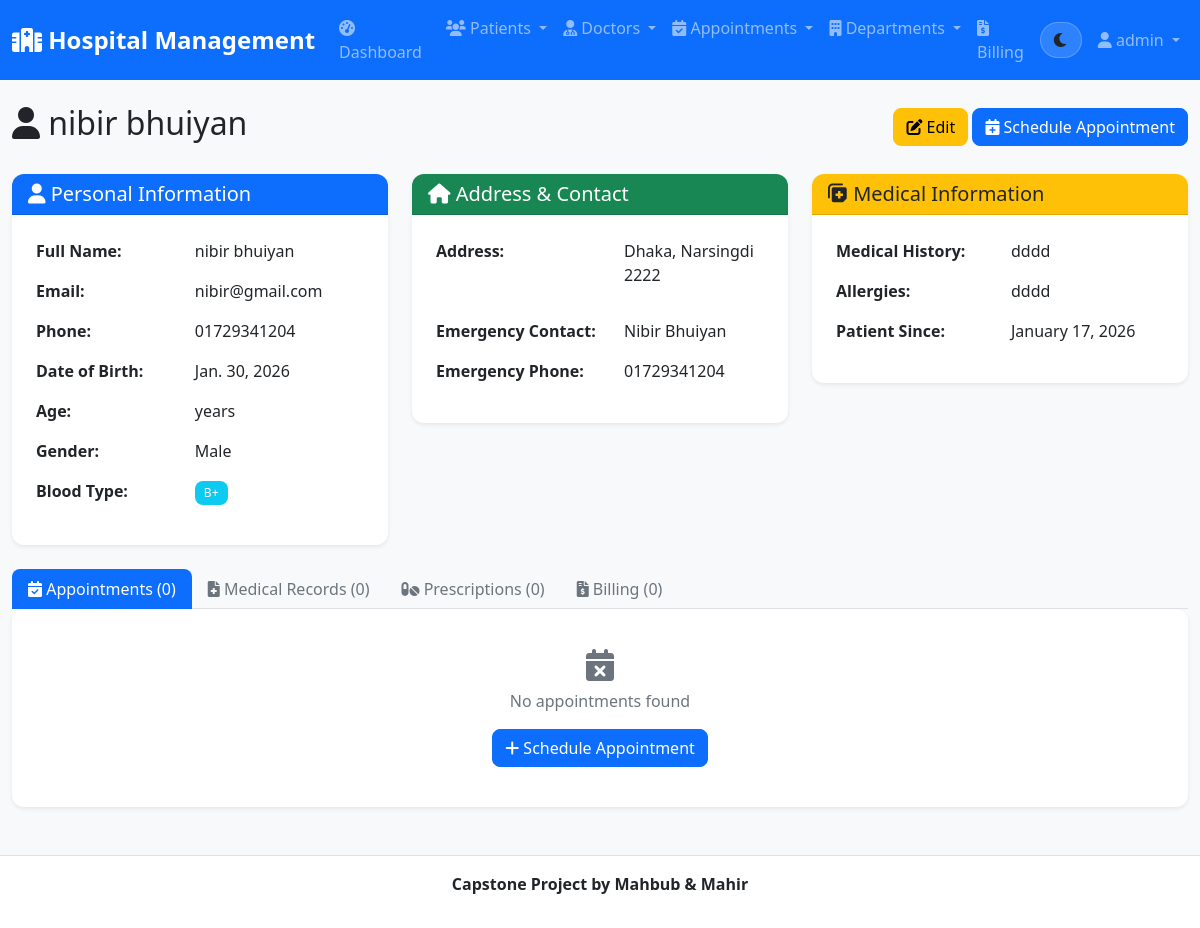
Page /patients/6/ (signed in) on the earlier database version.
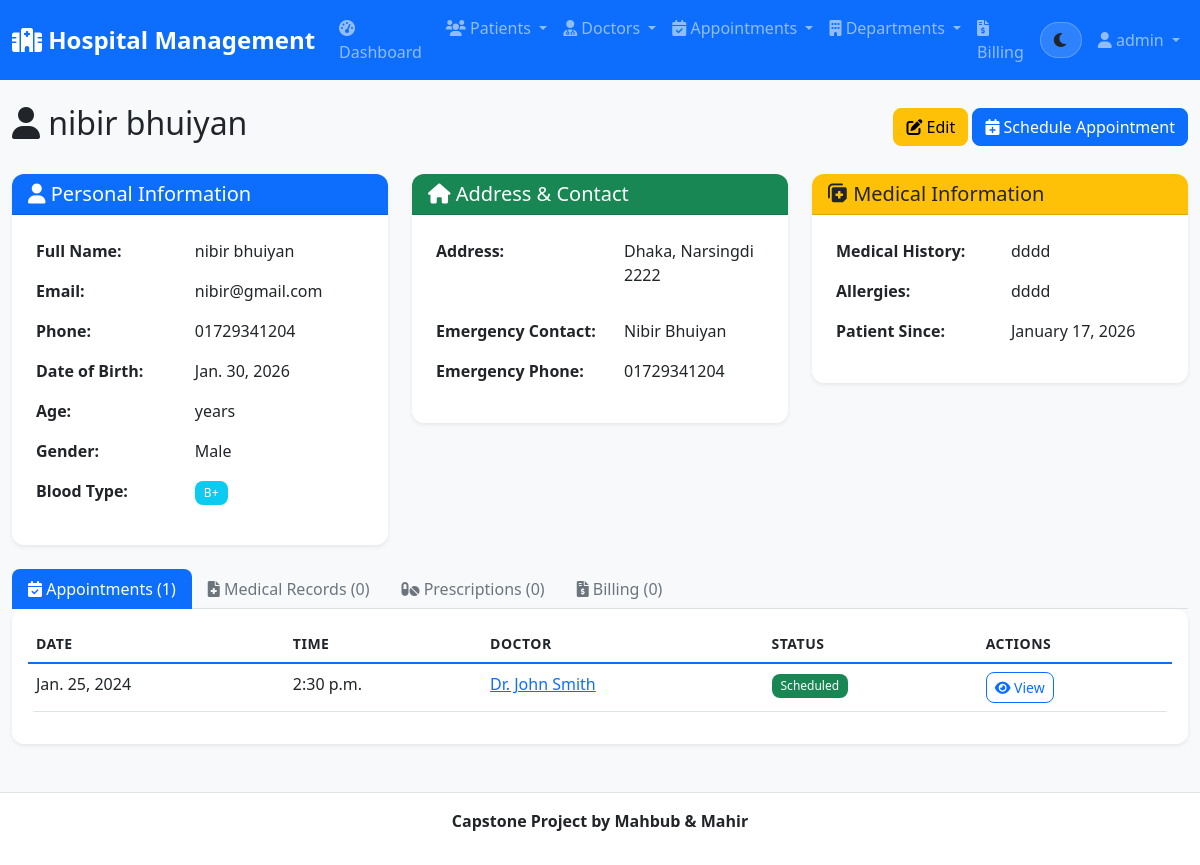
Same page on the later database version.
### hospital_app/models.py (models this page shows, shortened)
class Appointment(models.Model):
    STATUS_CHOICES = [
        ('scheduled', 'Scheduled'),
        ('completed', 'Completed'),
        ('cancelled', 'Cancelled'),
        ('no_show', 'No Show'),
    ]
    patient = models.ForeignKey(Patient, on_delete=models.CASCADE, related_name='appointments')
    doctor = models.ForeignKey(Doctor, on_delete=models.CASCADE, related_name='appointments')
    date = models.DateField()
    time = models.TimeField()
    status = models.CharField(max_length=20, choices=STATUS_CHOICES, default='scheduled')
    symptoms = models.TextField(blank=True)
    notes = models.TextField(blank=True)
    created_at = models.DateTimeField(auto_now_add=True)
    updated_at = models.DateTimeField(auto_now=True)

class Doctor(models.Model):
    GENDER_CHOICES = [
        ('M', 'Male'),
        ('F', 'Female'),
        ('O', 'Other'),
    ]
    first_name = models.CharField(max_length=50)
    last_name = models.CharField(max_length=50)
    email = models.EmailField(unique=True)
    phone = models.CharField(max_length=20)
    specialization = models.CharField(max_length=100)
    department = models.ForeignKey(Department, on_delete=models.CASCADE, related_name='doctors')
    license_number = models.CharField(max_length=50, unique=True)
    gender = models.CharField(max_length=1, choices=GENDER_CHOICES)
    qualification = models.CharField(max_length=200)
    experience_years = models.PositiveIntegerField()
    consultation_fee = models.DecimalField(max_digits=10, decimal_places=2)
    available_days = models.CharField(max_length=100, help_text="e.g., Monday, Tuesday, Wednesday")
    available_time = models.CharField(max_length=100, help_text="e.g., 9:00 AM - 5:00 PM")
    created_at = models.DateTimeField(auto_now_add=True)
    updated_at = models.DateTimeField(auto_now=True)
    @property
    def full_name(self):
        return f"Dr. {self.first_name} {self.last_name}"

### hospital_app/views.py (the view)
# urls.py: path('patients/<int:pk>/', views.patient_detail, name='patient_detail'),
@login_required
def patient_detail(request, pk):
    patient = get_object_or_404(Patient, pk=pk)
    appointments = patient.appointments.all().order_by('-date', '-time')
    medical_records = patient.medical_records.all().order_by('-created_at')
    prescriptions = patient.prescriptions.all().order_by('-created_at')
    bills = patient.bills.all().order_by('-created_at')
    context = {
        'patient': patient,
        'appointments': appointments,
        'medical_records': medical_records,
        'prescriptions': prescriptions,
        'bills': bills,
    }
    return render(request, 'hospital/patient_detail.html', context)

### hospital_app/models.py (called while the page is built)
    @property
    def full_name(self):
        return f"{self.first_name} {self.last_name}"

### hospital/templates/hospital/patient_detail.html (shortened to what the changed rows need)
{% extends 'base.html' %}
{% block content %}
<div class="d-flex justify-content-between align-items-center mb-4">
    <h2><i class="fas fa-user"></i> {{ patient.full_name }}</h2>
</div>
<div class="row mt-4">
    <div class="col-12">
        <ul class="nav nav-tabs" id="patientTabs" role="tablist">
            <li class="nav-item" role="presentation">
                <button class="nav-link active" id="appointments-tab" data-bs-toggle="tab" data-bs-target="#appointments" type="button" role="tab">
                    <i class="fas fa-calendar-check"></i> Appointments ({{ appointments.count }})
                </button>
            </li>
        </ul>
        <div class="tab-content" id="patientTabsContent">
            <div class="tab-pane fade show active" id="appointments" role="tabpanel">
                <div class="card">
                    <div class="card-body">
                        {% if appointments %}
                        <div class="table-responsive">
                            <table class="table table-hover">
                                <thead>
                                    <tr>
                                        <th>Date</th>
                                        <th>Time</th>
                                        <th>Doctor</th>
                                        <th>Status</th>
                                        <th>Actions</th>
                                    </tr>
                                </thead>
                                <tbody>
                                    {% for appointment in appointments %}
                                    <tr>
                                        <td>{{ appointment.date }}</td>
                                        <td>{{ appointment.time }}</td>
                                        <td>
                                            <a href="{% url 'doctor_detail' appointment.doctor.pk %}">
                                                {{ appointment.doctor.full_name }}
                                            </a>
                                        </td>
                                        <td>
                                            <span class="badge bg-{{ appointment.status|yesno:'success,warning,danger,secondary' }}">
                                                {{ appointment.get_status_display }}
                                            </span>
                                        </td>
                                        <td>
                                            <a href="{% url 'appointment_detail' appointment.pk %}" class="btn btn-sm btn-outline-primary">
                                                <i class="fas fa-eye"></i> View
                                            </a>
                                        </td>
                                    </tr>
                                    {% endfor %}
                                </tbody>
                            </table>
                        </div>
                        {% else %}
                        <div class="text-center py-4">
                            <i class="fas fa-calendar-times fa-2x text-muted mb-2"></i>
                            <p class="text-muted">No appointments found</p>
                            <a href="{% url 'appointment_create' %}?patient={{ patient.pk }}" class="btn btn-primary">
                                <i class="fas fa-plus"></i> Schedule Appointment
                            </a>
                        </div>
                        {% endif %}
                    </div>
                </div>
            </div>
        </div>
    </div>
</div>
{% endblock %}

Differences in the rows shown:
added Appointment: date "Jan. 25, 2024", time "2:30 p.m.", doctor.full_name "Dr. John Smith", status "Scheduled"
Other differences:
{{ appointments.count }}: "0" → "1"
text no longer shown: "No appointments found Schedule Appointment"
text now shown: "DATE TIME DOCTOR STATUS ACTIONS"
